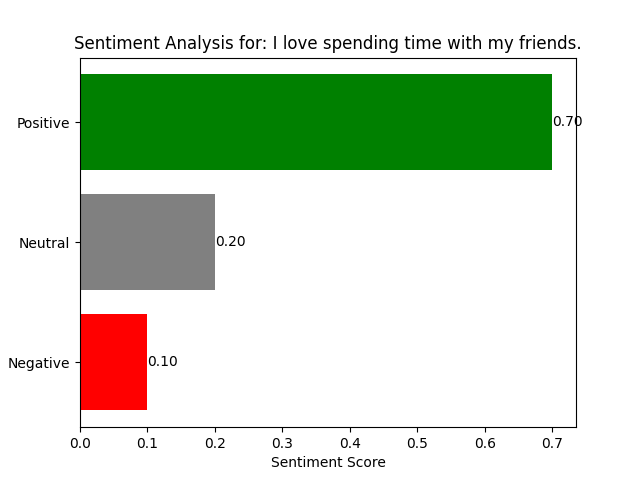

Recreate this plot in Python.
import numpy as np
import matplotlib.pyplot as plt

# Function for visualizing sentiment scores
def visualize_sentiment_scores(text, sentiment):
    # Extracting sentiment scores
    negative_score = sentiment['negative']
    neutral_score = sentiment['neutral']
    positive_score = sentiment['positive']

    # Creating labels and scores
    labels = ['Negative', 'Neutral', 'Positive']
    scores = [negative_score, neutral_score, positive_score]
    colors = ['red', 'gray', 'green']

    # Creating a horizontal bar chart
    plt.barh(labels, scores, color=colors)
    plt.xlabel('Sentiment Score')
    plt.title('Sentiment Analysis for: ' + text)

    # Adding sentiment scores as text on bars
    for i, score in enumerate(scores):
        plt.text(score, i, f'{score:.2f}', ha='left', va='center')

    plt.show()

# Example usage
text = "I love spending time with my friends."
sentiment = {
    'negative': 0.1,
    'neutral': 0.2,
    'positive': 0.7
}
visualize_sentiment_scores(text, sentiment)
